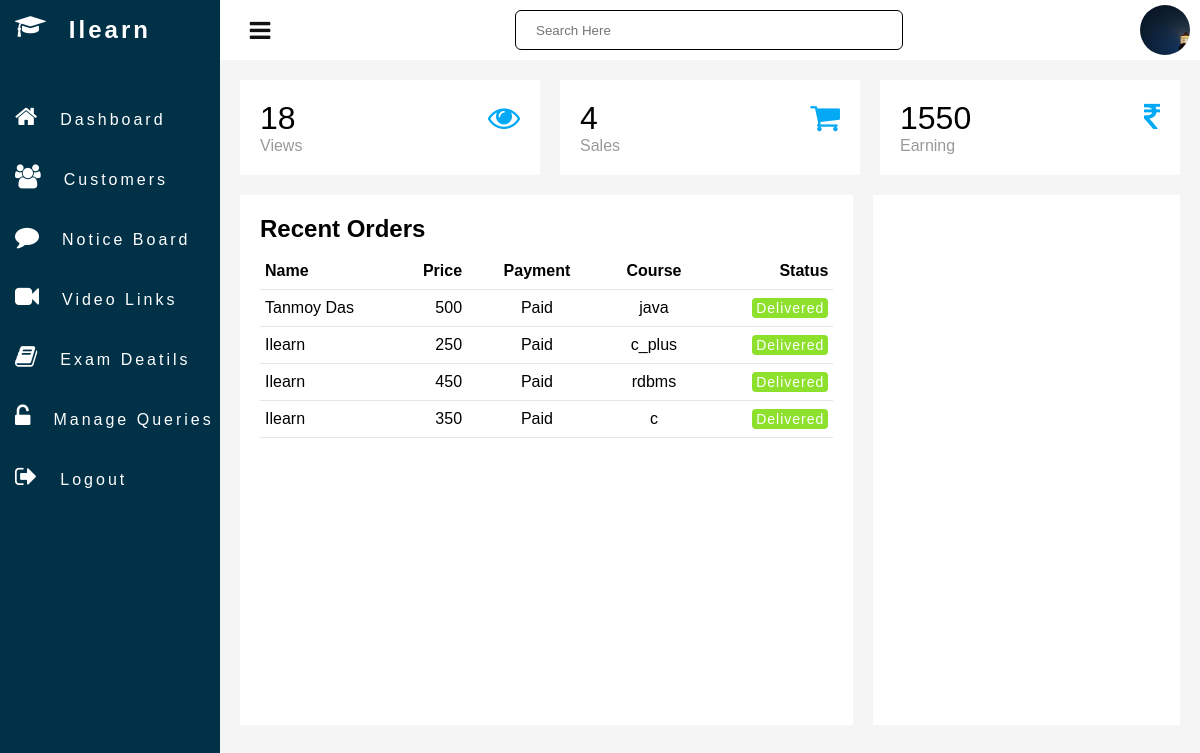
The page /admin_dashboard.php on the database its author committed.
### tables this page shows
CREATE TABLE IF NOT EXISTS `visit` (
  `id` int(11) NOT NULL AUTO_INCREMENT,
  `total_count` int(11) NOT NULL,
  PRIMARY KEY (`id`)
);

CREATE TABLE IF NOT EXISTS `billing` (
  `id` int(11) NOT NULL AUTO_INCREMENT,
  `fullname` varchar(250) NOT NULL,
  `email` varchar(250) DEFAULT NULL,
  `address` varchar(250) DEFAULT NULL,
  `city` varchar(50) DEFAULT NULL,
  `state` varchar(50) DEFAULT NULL,
  `zip` bigint(25) DEFAULT NULL,
  `ccname` varchar(250) DEFAULT NULL,
  `ccnum` varchar(250) DEFAULT NULL,
  `expmonth` varchar(50) DEFAULT NULL,
  `expyear` bigint(15) DEFAULT NULL,
  `cvv` bigint(15) DEFAULT NULL,
  `status` varchar(255) NOT NULL,
  `price` int(11) NOT NULL,
  `payment` varchar(255) NOT NULL,
  `course` varchar(255) NOT NULL,
  `user_id` int(11) NOT NULL,
  PRIMARY KEY (`id`)
);

### admin_dashboard.php (the view, shortened to what this page needs)
 <?php
            include 'Connection/common.php';
            $sales=0;
            $cost=0;
            $query = "SELECT  * FROM  visit";
            $result = mysqli_query($con, $query) or die($mysqli_error($con));
            $row = mysqli_fetch_array($result);
            $visit=$row['total_count'];
            $query1 = "SELECT  * FROM  user_buyed_course WHERE c = '1'";
            $result1 = mysqli_query($con, $query1) or die($mysqli_error($con));
            $num1 = mysqli_num_rows($result1);
            $cost+=($num1*350);
            $sales+=$num1;
            $query2 = "SELECT  * FROM  user_buyed_course WHERE c_plus = '1'";
            $result2 = mysqli_query($con, $query2) or die($mysqli_error($con));
            $num2 = mysqli_num_rows($result2);
            $cost+=($num2*250);
            $sales+=$num2;
            $query3 = "SELECT  * FROM  user_buyed_course WHERE java = '1'";
            $result3 = mysqli_query($con, $query3) or die($mysqli_error($con));
            $num3 = mysqli_num_rows($result3);
            $cost+=($num3*500);
            $sales+=$num3;
            $query4 = "SELECT  * FROM  user_buyed_course WHERE rdbms = '1'";
            $result4 = mysqli_query($con, $query4) or die($mysqli_error($con));
            $num4 = mysqli_num_rows($result4);
            $cost+=($num4*450);
            $sales+=$num4;
            ?>
<!DOCTYPE html>
<html lang="en">
<head>
    <link rel="stylesheet" href="https://stackpath.bootstrapcdn.com/font-awesome/4.7.0/css/font-awesome.min.css">
    <link rel="stylesheet" href="css/admin_style.css">
</head>
<body>
    <div class="container">
        <div class="navigator">
            <ul>
                <li>
                    <a href="#">
                        <span class="icon"><i class="fa fa-graduation-cap" aria-hidden="true"></i></span>
                        <span class="title">
                            <h2>Ilearn</h2>
                        </span>
                    </a>
                </li>
                <li>
                    <a href="admin_dashboard.php">
                        <span class="icon"><i class="fa fa-home" aria-hidden="true"></i></span>
                        <span class="title">Dashboard</span>
                    </a>
                </li>
                <li>
                    <a href="">
                        <span class="icon"><i class="fa fa-users" aria-hidden="true"></i></span>
                        <span class="title">Customers</span>
                    </a>
                </li>
                <li>
                    <a href="admin_notice.php">
                        <span class="icon"><i class="fa fa-comment" aria-hidden="true"></i></span>
                        <span class="title">Notice Board</span></a>
                </li>
                <li>
                    <a href="admin_video.php">
                        <span class="icon"><i class="fa fa-video-camera" aria-hidden="true"></i></span>
                        <span class="title">Video Links</span></a>
                </li>
                <li>
                    <a href="admin_exam.php">
                        <span class="icon"><i class="fa fa-book" aria-hidden="true"></i></span>
                        <span class="title">Exam Deatils</span></a>
                </li>
                <li>
                    <a href="admin_query.php">
                        <span class="icon"><i class="fa fa-unlock-alt" aria-hidden="true"></i></span>
                        <span class="title">Manage Queries</span></a>
                </li>
                <li>
                    <a href="logout.php">
                        <span class="icon"><i class="fa fa-sign-out" aria-hidden="true"></i></span>
                        <span class="title">Logout</span></a>
                </li>
            </ul>
        </div>
        <div class="main">
            <div class="topbar">
                <div class="toggle" onclick="toggleMenu();"></div>
                <div class="search">
                    <label>
                        <input type="text" placeholder="Search Here">
                    </label>
                </div>
                <div class="user">
                    <img src="a.jpg" alt="" style="height: 90px; width: 90px;">
                </div>
            </div>
            <div class="cardbox">
                <div class="card">
                    <div>
                        <div class="number"><?php echo $visit; ?></div>
                        <div class="cardName">Views</div>
                    </div>
                    <div class="iconBox">
                        <i class="fa fa-eye" aria-hidden="true"></i>
                    </div>
                </div>
                <div class="card">
                    <div>
                        <div class="number"><?php echo $sales; ?></div>
                        <div class="cardName">Sales</div>
                    </div>
                    <div class="iconBox">
                        <i class="fa fa-shopping-cart" aria-hidden="true"></i>
                    </div>
                </div>
                <div class="card">
                    <div>
                        <div class="number"><?php echo $cost; ?></div>
                        <div class="cardName">Earning</div>
                    </div>
                    <div class="iconBox">
                        <i class="fa fa-rupee" aria-hidden="true"></i>
                    </div>
                </div>
            </div>
            <div class="details">
                <div class="recentOrder">
                    <div class="cardHeader">
                        <h2>Recent Orders</h2>
                    </div>
                    <table>
                        <thead>
                            <tr>
                                <td>Name</td>
                                <td>Price</td>
                                <td>Payment</td>
                                <td>Course</td>
                                <td>Status</td>
                            </tr>
                        </thead>
                        <?php
                        $query_data = "SELECT * FROM billing ORDER BY id DESC";
                        $result_data = mysqli_query($con,$query_data);
                         if(mysqli_num_rows($result_data) > 0) {
                            while ($row = mysqli_fetch_array($result_data)) {
                        ?>
                        <tbody>
                            <tr>
                                <td><?php echo $row["fullname"]; ?></td>
                                <td><?php echo $row["price"]; ?></td>
                                <td><?php echo $row["payment"]; ?></td>
                                <td><?php echo $row["course"]; ?></td>
                                <?php
                                $s=$row["status"];
                                if($s=="Delivered")
                                {
                                ?>
                                <td><span class="status delivered">Delivered</span></td>
                                <?php }else{ ?>
                                <td><span class="status pending">Pending</span></td>
                            </tr>
                         <?php }}}
                         ?>
                        </tbody>
                    </table>
                </div>
                <div class="recentCustomer">
                    <div class="cardHeader">
                            <div id="piechart"></div>
                    </div>
                </div>
            </div>
        </div>
    </div>
</body>
</html>

### css/admin_style.css (style rules this page uses)
* { margin: 0; padding: 0; box-sizing: border-box; font-family: Arial, Helvetica, sans-serif, cursive; }
body { overflow-x: hidden; }
.container { position: relative; width: 100%; }
.navigator { position: fixed; width: 220px; height: 100%; background: #003147; transition: 0.5s; overflow: hidden; }
.navigator ul { position: absolute; top: 0; left: 0%; width: 100%; }
.navigator ul li { position: relative; width: 100%; list-style: none; }
.navigator ul li:nth-child(1) { margin-bottom: 30px; }
.navigator ul li a { position: relative; display: block; width: 100%; display: flex; text-decoration: none; color: #fff; }
.navigator ul li a .icon { position: relative; display: block; height: 60px; max-width: 60px; line-height: 60px; text-align: center; margin-right: 13px; margin-left: 15px; }
.navigator ul li a .icon .fa { color: #fff; font-size: 24px; }
.navigator ul li a .title { position: relative; display: block; height: 60px; padding: 0 10px; line-height: 60px; white-space: nowrap; letter-spacing: 3px; }
.main { position: absolute; width: calc(100% - 220px); left: 220px; min-height: 100vh; background: #f5f5f5; transition: 0.5s; }
.main .topbar { width: 100%; background: #fff; height: 60px; padding: 0 10px; display: flex; justify-content: space-between; align-items: center; }
.toggle { position: relative; width: 60px; height: 60px; background: #f000; }
.toggle::before { content: '\f0c9'; font-family: fontAwesome; position: absolute; width: 100%; height: 100%; font-size: 24px; line-height: 60px; text-align: center; font-size: 24px; color: #111; }
.search { position: relative; width: 400px; margin: 0 10px; }
.search label { position: relative; width: 100%; }
.search label input { width: 100%; height: 40px; border-radius: 6px; padding: 5px 20px; outline: none; border: 1px solid black; }
.user { position: relative; min-width: 50px; width: 50px; height: 50px; border-radius: 50%; overflow: hidden; cursor: pointer; }
.user img { position: absolute; top: 0; left: 0; width: 100%; height: 100%; object-fit: cover; }
.cardbox { position: relative; width: 100%; padding: 20px; display: grid; grid-template-columns: repeat(3,1fr); grid-gap: 20px; }
.cardbox .card { position: relative; background: #fff; padding: 20px; display: flex; justify-content: space-between; cursor: pointer; }
.cardbox .card .number { position: relative; font-size: 2em; font-weight: 500; }
.cardbox .card .cardName { color: #999; }
.cardbox .card .iconBox { font-size: 2rem; color: #03a9f4; }
.details { position: relative; width: 100%; padding: 20px; display: grid; grid-gap: 20px; padding-top: 0; grid-template-columns: 2fr 1fr; }
.details .recentOrder { position: relative; min-height: 530px; background: #fff; padding: 20px; }
.cardHeader { display: flex; justify-content: space-between; align-items: flex-start; }
.cardHeader h2 { font-weight: 600; }
.details table { width: 100%; border-collapse: collapse; margin-top: 10px; }
.details table thead td { font-weight: 600; }
.details .recentOrder table tr { border-bottom: 1px solid rgba(0,0,0,0.1); }
.details .recentOrder table tbody tr:last-child { border-bottom: n one; }
.details .recentOrder table tr td { padding: 9px 5px; }
.details .recentOrder table thead tr td:last-child { text-align: right; }
.details .recentOrder table tbody tr td:last-child { text-align: right; }
.details .recentOrder table thead tr td:nth-child(2), .details .recentOrder table tbody tr td:nth-child(2) { text-align: right; padding-right: 20px; }
.details .recentOrder table thead tr td:nth-child(3), .details .recentOrder table tbody tr td:nth-child(3) { text-align: center; padding-right: 20px; }
.details .recentOrder table thead tr td:nth-child(4), .details .recentOrder table tbody tr td:nth-child(4) { text-align: center; padding-right: 20px; }
.status { position: relative; padding: 2px 4px; background: #f00; color: #fff; border-radius: 4px; font-size: 14px; font-weight: 300; letter-spacing: 1px; }
.delivered { background: #8de02c; }
.details .recentCustomer { position: relative; display: grid; min-height: 530px; background: #fff; padding: 20px; }
.details .recentCustomer #piechart { width: 100%; margin-top: 160px; height: 260px; }
input[type=text], select, textarea { width: 100%; padding: 12px; border: 1px solid #ccc; border-radius: 4px; box-sizing: border-box; resize: vertical; }
label { padding: 12px 12px 12px 0; display: inline-block; }

### rows shown on the page
visit: total_count "18"
billing: fullname "Tanmoy Das", price "500", payment "Paid", course "java", status "Delivered"
billing: fullname "Ilearn", price "250", payment "Paid", course "c_plus", status "Delivered"
billing: fullname "Ilearn", price "450", payment "Paid", course "rdbms", status "Delivered"
billing: fullname "Ilearn", price "350", payment "Paid", course "c", status "Delivered"

### other values the page prints
$sales "4"
$cost "1550"
